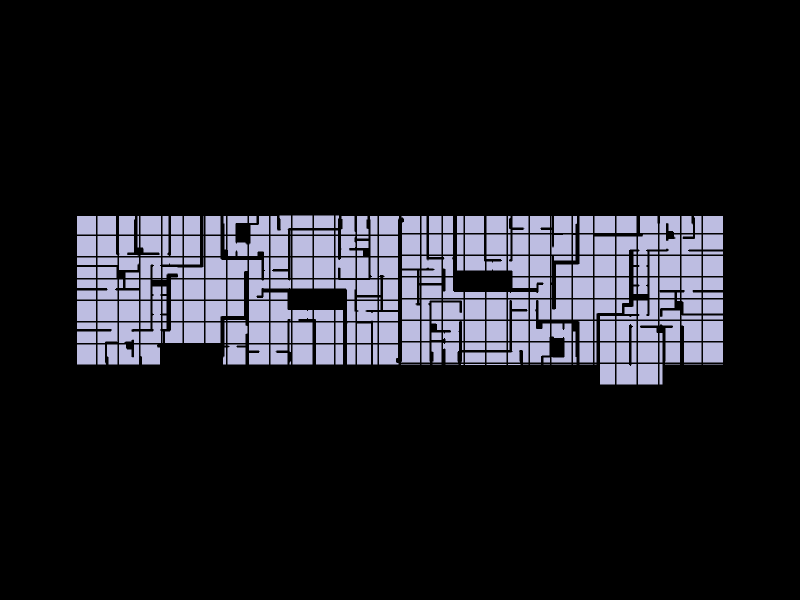

This figure's notebook cell:
### Markdown cell above
## 10. Show the resulting shell

### Code cell
Topology.Show(shell,
              camera=[0,0,6],
              faceColor=[210,210,250],
              faceOpacity=0.9,
              edgeColor="black",
              edgeWidth=3,
              showVertices=False,
              backgroundColor="black",
              width=800,
              height=600,
              renderer = renderer)

### Figure 1 — Plotly figure (JSON) as saved in the notebook; plotly's stock layout.template omitted (floating-point values rounded to 4 significant figures; data arrays with more than 128 entries replaced by an {"elided": "..."} marker saying what was removed)
{"data": [{"hoverinfo": "text", "legendgroup": "2", "legendrank": 2, "line": {"color": "black", "dash": "solid", "width": 3}, "marker": {"size": 0}, "mode": "lines", "name": "1: Untitled (Edges)", "showlegend": false, "text": "", "type": "scatter3d", "x": {"elided": "5172 float values"}, "y": {"elided": "5172 float values"}, "z": {"elided": "5172 float values"}}, {"cmax": 1, "cmin": 0, "color": "#D2D2FA", "colorscale": [[0.0, "#440154"], [0.1111, "#482878"], [0.2222, "#3e4989"], [0.3333, "#31688e"], [0.4444, "#26828e"], [0.5556, "#1f9e89"], [0.6667, "#35b779"], [0.7778, "#6ece58"], [0.8889, "#b5de2b"], [1.0, "#fde725"]], "flatshading": true, "hoverinfo": "text", "hovertext": "", "i": {"elided": "1512 int values"}, "j": {"elided": "1512 int values"}, "k": {"elided": "1512 int values"}, "legendgroup": "3", "legendrank": 3, "lighting": {"facenormalsepsilon": 0}, "name": "1: Untitled (Faces)", "opacity": 0.9, "showlegend": false, "showscale": false, "text": "", "type": "mesh3d", "x": {"elided": "1342 float values"}, "y": {"elided": "1342 float values"}, "z": {"elided": "1342 float values"}}], "layout": {"autosize": true, "height": 600, "margin": {"b": 40, "l": 40, "r": 40, "t": 40}, "paper_bgcolor": "#000000", "plot_bgcolor": "#000000", "scene": {"aspectmode": "data", "camera": {"center": {"x": 0, "y": 0, "z": 0}, "eye": {"x": 0, "y": 0, "z": 6}, "projection": {"type": "perspective"}, "up": {"x": 0, "y": 1, "z": 0}}, "xaxis": {"visible": false}, "yaxis": {"visible": false}, "zaxis": {"visible": false}}, "showlegend": true, "width": 800, "xaxis": {"showgrid": false, "visible": false, "zeroline": false}, "yaxis": {"showgrid": false, "visible": false, "zeroline": false}}}
